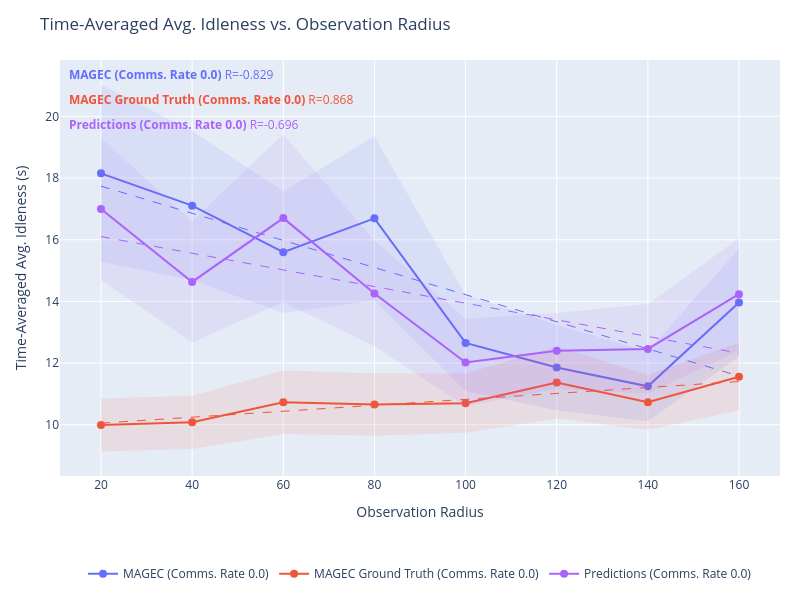

This figure's notebook cell:
### Markdown cell above
## Idleness vs. Observation Radius

### Code cell
import plotly.graph_objects as go
import plotly.express as px
import numpy as np
from plots import *

# SERIES_TO_PLOT = {"Learned Comms. + Prediction + UQ", "MAGEC"}
SERIES_TO_PLOT = None # Plot all

series_colors = {s: c for s, c in zip(output, px.colors.qualitative.Plotly)}


def get_requests(data):
    """Total communication requests per episode (mean over episodes)."""
    r = np.array(data['communication']['requests_made'][...])
    return float(np.mean(r.reshape(r.shape[0], -1).sum(axis=1)))


def get_idleness_mean(data):
    """Time-averaged avg. idleness, mean over episodes."""
    return float(np.mean(data['avg_idleness']))


def get_idleness_std(data):
    """Time-averaged avg. idleness, SEM over episodes."""
    n = len(data['avg_idleness'])
    return float(np.std(data['avg_idleness']) / np.sqrt(n))

for comms_p in comms_probabilities:
    fig = go.Figure()
    r_annotations = []

    if comms_p > 0.0:
        # We only care about the 0.0 case right now!
        continue

    for series in output:
        if SERIES_TO_PLOT is not None and series not in SERIES_TO_PLOT:
            continue

        name = series.replace("Fixed Rate", f"Comms. Rate {comms_p:.1f}")

        color = series_colors.get(series, '#888888')
        all_exps = list(output[series].keys())

        # Swept experiments: encoded as obs_radius_X_comms_Y, filtered to this comms_p
        swept_exps = sorted(
            [e for e in all_exps if output[series][e].attrs.get("communication_probability", -1.0) == comms_p and "Fixed Rate" in series],
            key=lambda e: output[series][e].attrs.get("observation_radius", 0.0)
        )

        if swept_exps:
            xs = [output[series][e].attrs.get("observation_radius", 0.0) for e in swept_exps]
            ys = [get_idleness_mean(output[series][e]) for e in swept_exps]
            ys_std = [get_idleness_std(output[series][e]) for e in swept_exps]
            y_upper = [y + s for y, s in zip(ys, ys_std)]
            y_lower = [y - s for y, s in zip(ys, ys_std)]

            fig.add_trace(go.Scatter(
                x=xs,
                y=ys,
                mode='lines+markers',
                name=name,
                line=dict(color=color),
                marker=dict(color=color, size=8),
                legendgroup=series,
                hovertemplate=[
                    f"{series}<br>obs_radius={r:.1f}<br>idleness=%{{y:.4f}}<extra></extra>"
                    for r in xs
                ],
            ))
            # SEM shaded band
            fig.add_trace(go.Scatter(
                x=xs + xs[::-1],
                y=y_upper + y_lower[::-1],
                fill='toself',
                fillcolor=color,
                line=dict(color='rgba(255,255,255,0)'),
                opacity=0.1,
                legendgroup=series,
                showlegend=False,
                hoverinfo='skip',
            ))

            # OLS trendline
            if len(xs) >= 2:
                x_trend, y_trend, r = fit_ols_trendline(xs, ys)
                fig.add_trace(go.Scatter(
                    x=x_trend,
                    y=y_trend,
                    mode='lines',
                    name=f"{name} (fit)",
                    line=dict(color=color, dash='dash', width=1),
                    legendgroup=series,
                    showlegend=False,
                    hoverinfo='skip',
                ))
                r_annotations.append(
                    dict(
                        text=f"<b>{name}</b> R={r:.3f}",
                        xref='paper', yref='paper',
                        x=0.01,
                        y=0.99 - len(r_annotations) * 0.06,
                        xanchor='left', yanchor='top',
                        showarrow=False,
                        font=dict(color=color, size=12),
                    )
                )

    fig.update_layout(
        title=f"Time-Averaged Avg. Idleness vs. Observation Radius",
        xaxis_title="Observation Radius",
        yaxis_title="Time-Averaged Avg. Idleness (s)",
        height=600,
        width=800,
        hovermode='closest',
        autosize=True,
        margin=dict(l=60, r=20, t=60, b=120),
        legend=dict(orientation='h', yanchor='top', y=-0.2, xanchor='center', x=0.5),
        annotations=r_annotations,
    )
    fig.show()

### Figure 1 — Plotly figure (JSON) as saved in the notebook; plotly's stock layout.template omitted (floating-point values rounded to 4 significant figures; data arrays with more than 128 entries replaced by an {"elided": "..."} marker saying what was removed)
{"data": [{"hovertemplate": ["MAGEC (Fixed Rate)<br>obs_radius=20.0<br>idleness=%{y:.4f}<extra></extra>", "MAGEC (Fixed Rate)<br>obs_radius=40.0<br>idleness=%{y:.4f}<extra></extra>", "MAGEC (Fixed Rate)<br>obs_radius=60.0<br>idleness=%{y:.4f}<extra></extra>", "MAGEC (Fixed Rate)<br>obs_radius=80.0<br>idleness=%{y:.4f}<extra></extra>", "MAGEC (Fixed Rate)<br>obs_radius=100.0<br>idleness=%{y:.4f}<extra></extra>", "MAGEC (Fixed Rate)<br>obs_radius=120.0<br>idleness=%{y:.4f}<extra></extra>", "MAGEC (Fixed Rate)<br>obs_radius=140.0<br>idleness=%{y:.4f}<extra></extra>", "MAGEC (Fixed Rate)<br>obs_radius=160.0<br>idleness=%{y:.4f}<extra></extra>"], "legendgroup": "MAGEC (Fixed Rate)", "line": {"color": "#636EFA"}, "marker": {"color": "#636EFA", "size": 8}, "mode": "lines+markers", "name": "MAGEC (Comms. Rate 0.0)", "type": "scatter", "x": [20, 40, 60, 80, 100, 120, 140, 160], "y": [18.15, 17.11, 15.6, 16.69, 12.65, 11.86, 11.25, 13.96]}, {"fill": "toself", "fillcolor": "#636EFA", "hoverinfo": "skip", "legendgroup": "MAGEC (Fixed Rate)", "line": {"color": "rgba(255,255,255,0)"}, "opacity": 0.1, "showlegend": false, "type": "scatter", "x": [20, 40, 60, 80, 100, 120, 140, 160, 160, 140, 120, 100, 80, 60, 40, 20], "y": [21.03, 19.52, 17.57, 19.36, 14.21, 13.24, 12.38, 15.71, 12.22, 10.12, 10.47, 11.1, 14.03, 13.62, 14.69, 15.28]}, {"hoverinfo": "skip", "legendgroup": "MAGEC (Fixed Rate)", "line": {"color": "#636EFA", "dash": "dash", "width": 1}, "mode": "lines", "name": "MAGEC (Comms. Rate 0.0) (fit)", "showlegend": false, "type": "scatter", "x": {"elided": "200 float values"}, "y": {"elided": "200 float values"}}, {"hovertemplate": ["MAGEC Ground Truth (Fixed Rate)<br>obs_radius=20.0<br>idleness=%{y:.4f}<extra></extra>", "MAGEC Ground Truth (Fixed Rate)<br>obs_radius=40.0<br>idleness=%{y:.4f}<extra></extra>", "MAGEC Ground Truth (Fixed Rate)<br>obs_radius=60.0<br>idleness=%{y:.4f}<extra></extra>", "MAGEC Ground Truth (Fixed Rate)<br>obs_radius=80.0<br>idleness=%{y:.4f}<extra></extra>", "MAGEC Ground Truth (Fixed Rate)<br>obs_radius=100.0<br>idleness=%{y:.4f}<extra></extra>", "MAGEC Ground Truth (Fixed Rate)<br>obs_radius=120.0<br>idleness=%{y:.4f}<extra></extra>", "MAGEC Ground Truth (Fixed Rate)<br>obs_radius=140.0<br>idleness=%{y:.4f}<extra></extra>", "MAGEC Ground Truth (Fixed Rate)<br>obs_radius=160.0<br>idleness=%{y:.4f}<extra></extra>"], "legendgroup": "MAGEC Ground Truth (Fixed Rate)", "line": {"color": "#EF553B"}, "marker": {"color": "#EF553B", "size": 8}, "mode": "lines+markers", "name": "MAGEC Ground Truth (Comms. Rate 0.0)", "type": "scatter", "x": [20, 40, 60, 80, 100, 120, 140, 160], "y": [9.992, 10.08, 10.73, 10.66, 10.7, 11.37, 10.73, 11.56]}, {"fill": "toself", "fillcolor": "#EF553B", "hoverinfo": "skip", "legendgroup": "MAGEC Ground Truth (Fixed Rate)", "line": {"color": "rgba(255,255,255,0)"}, "opacity": 0.1, "showlegend": false, "type": "scatter", "x": [20, 40, 60, 80, 100, 120, 140, 160, 160, 140, 120, 100, 80, 60, 40, 20], "y": [10.85, 10.94, 11.76, 11.67, 11.66, 12.54, 11.62, 12.66, 10.46, 9.841, 10.2, 9.737, 9.641, 9.705, 9.216, 9.135]}, {"hoverinfo": "skip", "legendgroup": "MAGEC Ground Truth (Fixed Rate)", "line": {"color": "#EF553B", "dash": "dash", "width": 1}, "mode": "lines", "name": "MAGEC Ground Truth (Comms. Rate 0.0) (fit)", "showlegend": false, "type": "scatter", "x": {"elided": "200 float values"}, "y": {"elided": "200 float values"}}, {"hovertemplate": ["Predictions (Fixed Rate)<br>obs_radius=20.0<br>idleness=%{y:.4f}<extra></extra>", "Predictions (Fixed Rate)<br>obs_radius=40.0<br>idleness=%{y:.4f}<extra></extra>", "Predictions (Fixed Rate)<br>obs_radius=60.0<br>idleness=%{y:.4f}<extra></extra>", "Predictions (Fixed Rate)<br>obs_radius=80.0<br>idleness=%{y:.4f}<extra></extra>", "Predictions (Fixed Rate)<br>obs_radius=100.0<br>idleness=%{y:.4f}<extra></extra>", "Predictions (Fixed Rate)<br>obs_radius=120.0<br>idleness=%{y:.4f}<extra></extra>", "Predictions (Fixed Rate)<br>obs_radius=140.0<br>idleness=%{y:.4f}<extra></extra>", "Predictions (Fixed Rate)<br>obs_radius=160.0<br>idleness=%{y:.4f}<extra></extra>"], "legendgroup": "Predictions (Fixed Rate)", "line": {"color": "#AB63FA"}, "marker": {"color": "#AB63FA", "size": 8}, "mode": "lines+markers", "name": "Predictions (Comms. Rate 0.0)", "type": "scatter", "x": [20, 40, 60, 80, 100, 120, 140, 160], "y": [17.0, 14.63, 16.7, 14.26, 12.02, 12.4, 12.46, 14.23]}, {"fill": "toself", "fillcolor": "#AB63FA", "hoverinfo": "skip", "legendgroup": "Predictions (Fixed Rate)", "line": {"color": "rgba(255,255,255,0)"}, "opacity": 0.1, "showlegend": false, "type": "scatter", "x": [20, 40, 60, 80, 100, 120, 140, 160, 160, 140, 120, 100, 80, 60, 40, 20], "y": [19.3, 16.6, 19.43, 15.97, 13.44, 13.63, 13.91, 16.05, 12.42, 11.0, 11.17, 10.6, 12.54, 13.98, 12.67, 14.7]}, {"hoverinfo": "skip", "legendgroup": "Predictions (Fixed Rate)", "line": {"color": "#AB63FA", "dash": "dash", "width": 1}, "mode": "lines", "name": "Predictions (Comms. Rate 0.0) (fit)", "showlegend": false, "type": "scatter", "x": {"elided": "200 float values"}, "y": {"elided": "200 float values"}}], "layout": {"annotations": [{"font": {"color": "#636EFA", "size": 12}, "showarrow": false, "text": "<b>MAGEC (Comms. Rate 0.0)</b> R=-0.829", "x": 0.01, "xanchor": "left", "xref": "paper", "y": 0.99, "yanchor": "top", "yref": "paper"}, {"font": {"color": "#EF553B", "size": 12}, "showarrow": false, "text": "<b>MAGEC Ground Truth (Comms. Rate 0.0)</b> R=0.868", "x": 0.01, "xanchor": "left", "xref": "paper", "y": 0.93, "yanchor": "top", "yref": "paper"}, {"font": {"color": "#AB63FA", "size": 12}, "showarrow": false, "text": "<b>Predictions (Comms. Rate 0.0)</b> R=-0.696", "x": 0.01, "xanchor": "left", "xref": "paper", "y": 0.87, "yanchor": "top", "yref": "paper"}], "autosize": true, "height": 600, "hovermode": "closest", "legend": {"orientation": "h", "x": 0.5, "xanchor": "center", "y": -0.2, "yanchor": "top"}, "margin": {"b": 120, "l": 60, "r": 20, "t": 60}, "title": {"text": "Time-Averaged Avg. Idleness vs. Observation Radius"}, "width": 800, "xaxis": {"title": {"text": "Observation Radius"}}, "yaxis": {"title": {"text": "Time-Averaged Avg. Idleness (s)"}}}}
